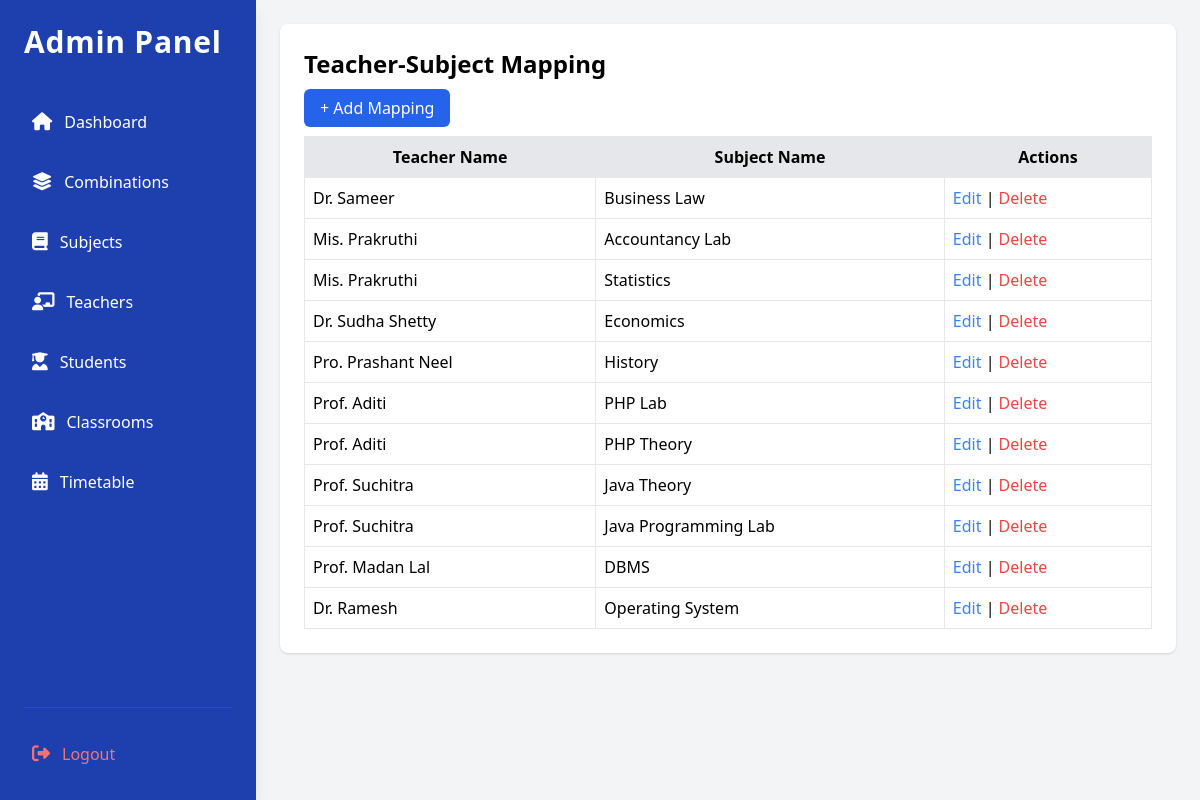
Page /src/views/admin/teacher_subjects.php (signed in) on the committed database.
### tables this page shows
CREATE TABLE `teacher_subjects` (
  `id` int(11) NOT NULL,
  `teacher_id` int(11) NOT NULL,
  `subject_id` int(11) NOT NULL
);

CREATE TABLE `teachers` (
  `id` int(11) NOT NULL,
  `name` varchar(100) NOT NULL,
  `department` varchar(100) NOT NULL,
  `email` varchar(100) NOT NULL,
  `password` varchar(255) NOT NULL,
  `phone_no` varchar(15) NOT NULL,
  `address` text DEFAULT NULL,
  `min_class_hours_week` int(11) NOT NULL,
  `min_lab_hours_week` int(11) NOT NULL
);

CREATE TABLE `subjects` (
  `id` int(11) NOT NULL,
  `name` varchar(100) NOT NULL,
  `min_classes_per_week` int(11) NOT NULL,
  `type` enum('theory','lab') NOT NULL,
  `duration` int(11) UNSIGNED DEFAULT NULL,
  `combination_id` int(11) NOT NULL
);

### src/models/TeacherSubject.php (called while the page is built, shortened)
<?php
class TeacherSubject {
    private $conn;
    private $table_name = "teacher_subjects";
    public function __construct($db) {
        $this->conn = $db;
    }
    public function getAllMappings() {
        $query = "SELECT ts.id, t.name AS teacher_name, s.name AS subject_name
                  FROM " . $this->table_name . " ts
                  INNER JOIN teachers t ON ts.teacher_id = t.id
                  INNER JOIN subjects s ON ts.subject_id = s.id";
        $stmt = $this->conn->prepare($query);
        $stmt->execute();
        return $stmt->fetchAll(PDO::FETCH_ASSOC);
    }
}
?>

### src/views/admin/teacher_subjects.php (the view, shortened to what this page needs)
<?php
include_once "../../models/TeacherSubject.php";
$database = new Database();
$db = $database->getConnection();
$teacherSubject = new TeacherSubject($db);
$teacherSubjects = $teacherSubject->getAllMappings();
?>
<?php include_once "header.php"; ?>
    <div class="max-w-4xl mx-auto bg-white p-6 rounded-lg shadow">
        <h2 class="text-2xl font-semibold mb-4">Teacher-Subject Mapping</h2>
        <a href="add_teacher_subject.php" class="bg-blue-600 text-white px-4 py-2 rounded-md">+ Add Mapping</a>
        <table class="w-full mt-4 border-collapse border border-gray-300">
            <thead>
                <tr class="bg-gray-200">
                    <th class="border p-2">Teacher Name</th>
                    <th class="border p-2">Subject Name</th>
                    <th class="border p-2">Actions</th>
                </tr>
            </thead>
            <tbody>
                <?php foreach ($teacherSubjects as $mapping) : ?>
                    <tr class="bg-white border">
                        <td class="border p-2"><?= $mapping['teacher_name'] ?></td>
                        <td class="border p-2"><?= $mapping['subject_name'] ?></td>
                        <td class="border p-2">
                            <a href="edit_teacher_subject.php?id=<?= $mapping['id'] ?>" class="text-blue-500">Edit</a> |
                            <a href="../../controllers/teacherSubjectController.php?delete=<?= $mapping['id'] ?>" class="text-red-500" onclick="return confirm('Are you sure?')">Delete</a>
                        </td>
                    </tr>
                <?php endforeach; ?>
            </tbody>
        </table>
    </div>
<?php include_once "footer.php"; ?>

### rows in the picture
teacher_subjects: teacher.name "Dr. Sameer", subject.name "Business Law"
teacher_subjects: teacher.name "Mis. Prakruthi", subject.name "Accountancy Lab"
teacher_subjects: teacher.name "Mis. Prakruthi", subject.name "Statistics"
teacher_subjects: teacher.name "Dr. Sudha Shetty", subject.name "Economics"
teacher_subjects: teacher.name "Pro. Prashant Neel", subject.name "History"
teacher_subjects: teacher.name "Prof. Aditi", subject.name "PHP Lab"
teacher_subjects: teacher.name "Prof. Aditi", subject.name "PHP Theory"
teacher_subjects: teacher.name "Prof. Suchitra", subject.name "Java Theory"
teacher_subjects: teacher.name "Prof. Suchitra", subject.name "Java Programming Lab"
teacher_subjects: teacher.name "Prof. Madan Lal", subject.name "DBMS"
teacher_subjects: teacher.name "Dr. Ramesh", subject.name "Operating System"
